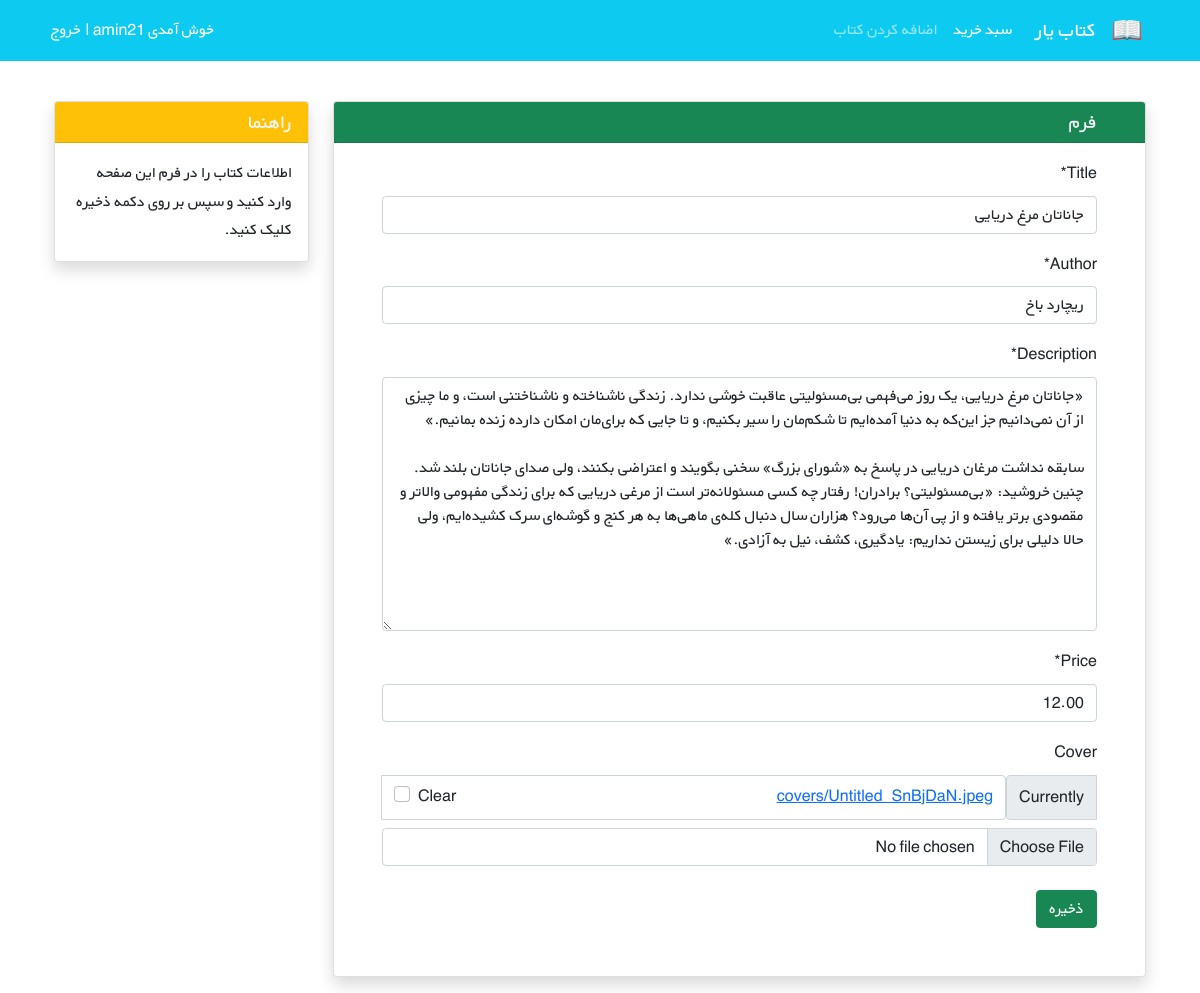
The page /books/13/edit/ (signed in) on the database its author committed.
### books/models.py (models this page shows, shortened)
class Book(models.Model):
    user = models.ForeignKey(get_user_model(), on_delete=models.CASCADE)
    title = models.CharField(max_length=200)
    author = models.CharField(max_length=200)
    description = models.TextField()
    price = models.DecimalField(max_digits=5, decimal_places=2)
    cover = models.ImageField(upload_to='covers/', blank=True)

### books/views.py (the view)
# urls.py: path('<int:pk>/edit/', views.BookUpdateView.as_view(), name='book_update'),
class BookUpdateView(LoginRequiredMixin, generic.UpdateView):
    model = Book
    fields = ['title', 'author', 'description', 'price', 'cover', ]
    template_name = 'books/book_update.html'

### cart/context_processors.py (called while the page is built)
def cart(request):
    return {'cart': Cart(request)}

### books/templates/books/book_update.html (shortened to what this page needs)
{% extends '_base.html' %}
{% load crispy_forms_tags %}
{% block page_content %}
    <div class="container mt-4" dir="rtl">
        <div class="row">
            <div class="col-9">
                <div class="card shadow my-3">
                    <h5 class="card-header bg-success text-light px-5">فرم</h5>
                    <div class="px-5 pt-3 pb-5">
                        <form method="POST" enctype="multipart/form-data">
                            {{ form|crispy }}
                            <button type="submit" class="btn btn-success mt-2">ذخیره</button>
                        </form>
                    </div>
                </div>
            </div>
            <div class="col-3">
                    <div class="card my-3 shadow">
                        <h5 class="card-header bg-warning text-light">راهنما</h5>
                        <div class="card-body">
                            <p class="card-text">
                                اطلاعات کتاب را در فرم این صفحه وارد کنید و سپس بر روی دکمه ذخیره کلیک کنید.
                            </p>
                        </div>
                    </div>
            </div>
        </div>
    </div>
{% endblock page_content %}

### static/css/style.css (style rules this page uses)
* { font-family: 'BYekan', sans-serif; line-height: 1.8rem; }

### rows shown on the page
Book: title "جاناتان مرغ دریایی", author "ریچارد باخ", description "«جاناتان مرغ دریایی، یک روز می‌فهمی بی‌مسئولیتی عاقبت خوشی ندارد. زندگی ناشناخته و ناشناختنی است، و ما چیزی از آن نمی‌دانیم جز این‌که به دنیا آمده‌ایم تا شکم‌مان را سیر بکنیم، و تا جایی که برای‌مان امکان دارده زنده بمانیم.» سابقه نداشت مرغان دریایی در پاسخ به «شورای بزرگ» سخنی بگویند و اعتراضی بکنند، ولی صدای جاناتان بلند شد. چنین خروشید: «بی‌مسئولیتی؟ برادران! رفتار چه کسی مسئولانه‌تر است از مرغی دریایی که برای زندگی مفهومی والاتر و مقصودی برتر یافته و از پی آن‌ها می‌رود؟ هزاران سال دنبال کله‌ی ماهی‌ها به هر کنج و گوشه‌ای سرک کشیده‌ایم، ولی حالا دلیلی برای زیستن نداریم: یادگیری، کشف، نیل به آزادی.»", price "12.00"
